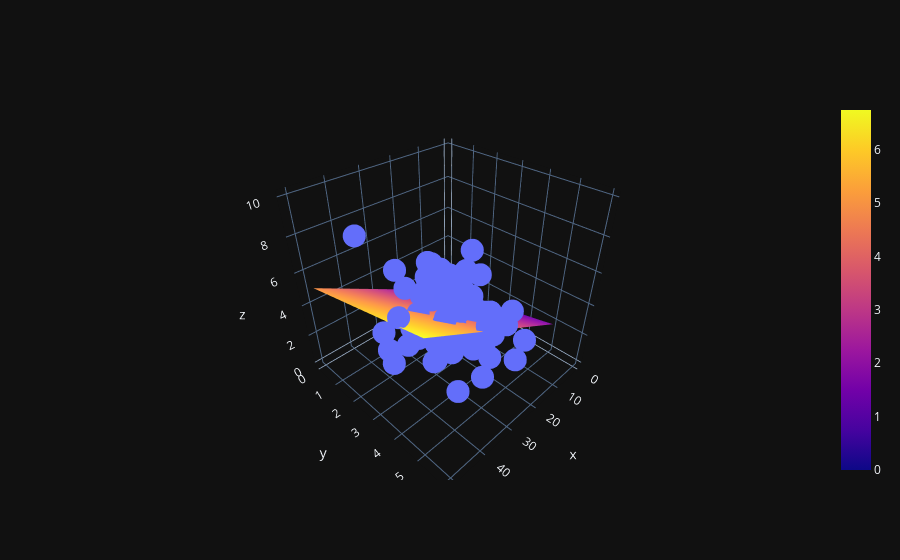

Notebook source saved alongside this figure:
### Code cell
fig = go.Figure()
fig.add_trace(go.Scatter3d(x = data["total_bill"], y = data["size"], z = data["tip"], mode = "markers", name = "actual"))
fig.add_trace(go.Surface(x = table_bills, y = table_sizes, z = tip_predictions, name = "predicted"))
fig.show()

### Figure 1 — Plotly figure (JSON) as saved in the notebook; plotly's stock layout.template omitted (floating-point values rounded to 4 significant figures; data arrays with more than 128 entries replaced by an {"elided": "..."} marker saying what was removed)
{"data": [{"mode": "markers", "name": "actual", "x": {"elided": "244 float values"}, "y": {"elided": "244 int values"}, "z": {"elided": "244 float values"}, "type": "scatter3d"}, {"name": "predicted", "x": {"elided": "6x50 int values"}, "y": {"elided": "6x50 int values"}, "z": {"elided": "6x50 float values"}, "type": "surface"}], "layout": {}}
